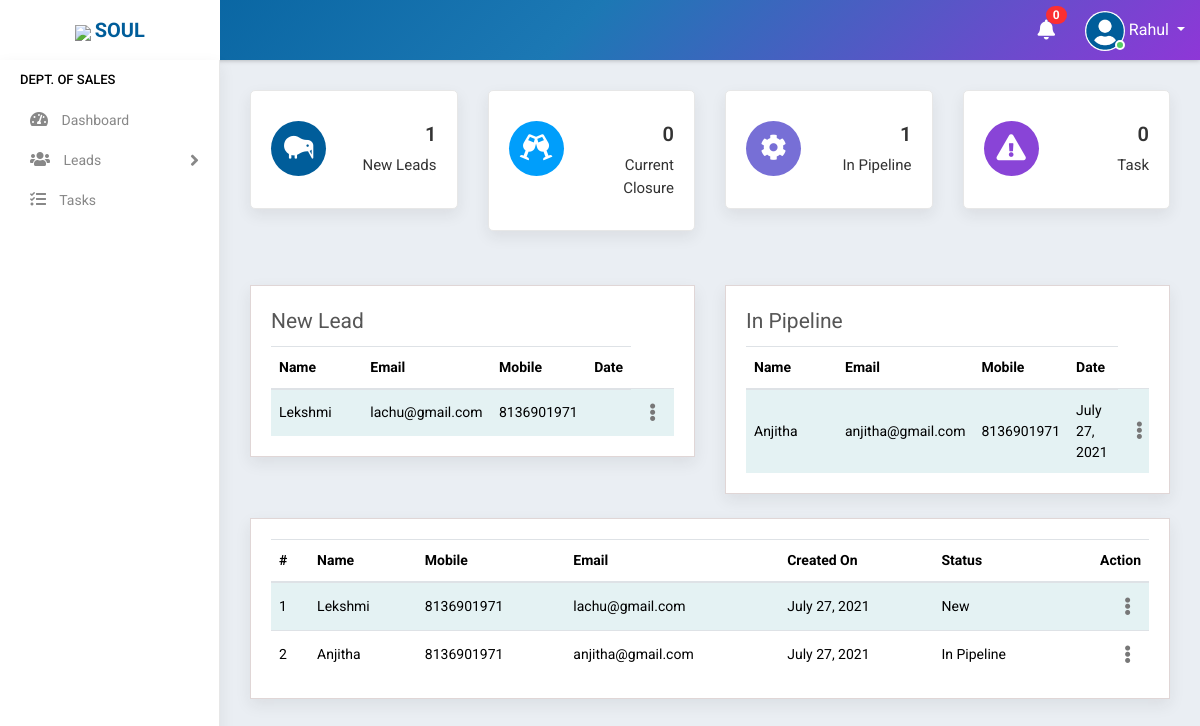
/sales_dashboard/ (signed in), run on an earlier commit of the app's database.
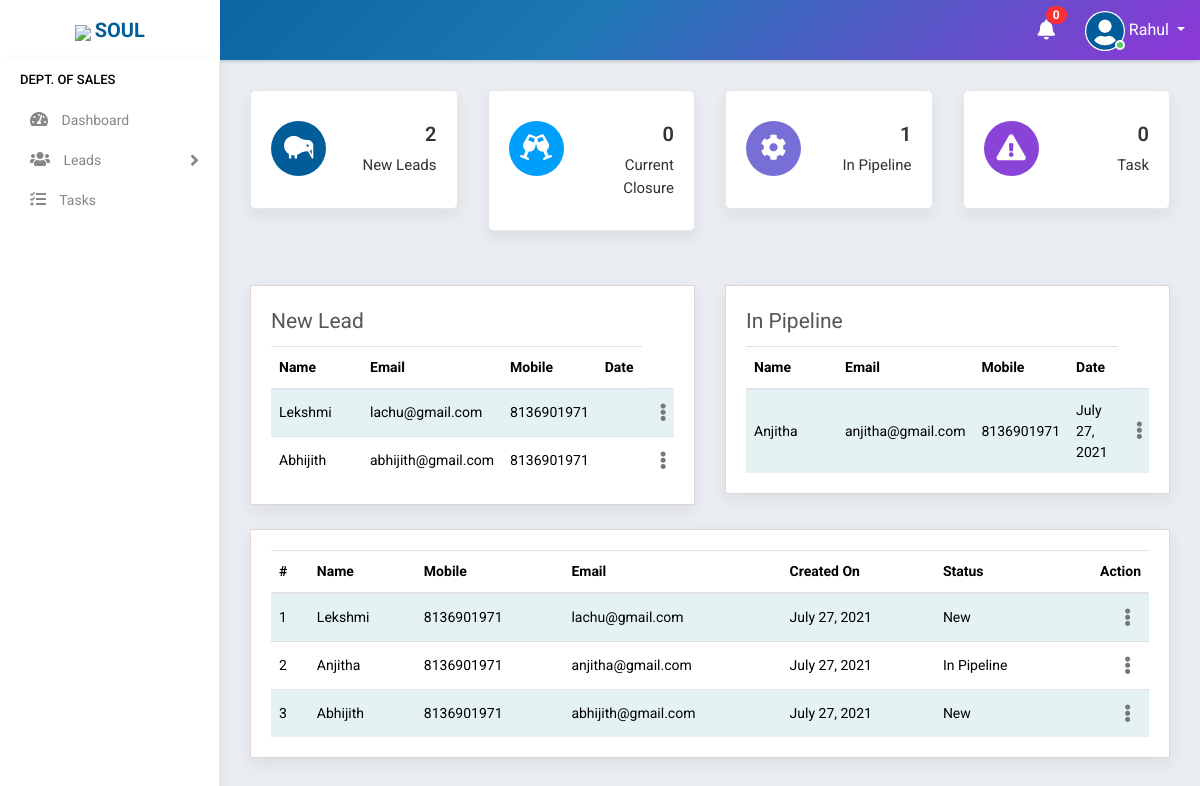
And on a later commit of the database.
### accounts/models.py (models this page shows)
class Lead(models.Model):
    groups = (
    ('New', 'New'),
    ('In Pipeline', 'In Pipeline'),
    ('Converted', 'Converted'),
    ('Lost', 'Lost'),
    ('Not Interested', 'Not Interested'),
    )
    name = models.CharField(max_length=100,null=True, blank=True)
    email = models.EmailField(max_length=200,null=True,blank=True)
    mobile = models.CharField(max_length=10,null=True,blank=True)
    generator = models.ForeignKey(Staff,on_delete=models.PROTECT, blank=True,null=True,limit_choices_to={'stype':"2"})
    created_on = models.DateField(auto_now_add=True, null=True, blank=True)
    status = models.CharField(max_length=100,null=True, blank=True,choices=groups,default="New")
    def __str__(self):
        return self.name

### accounts/views.py (the view)
# urls.py: path('sales_dashboard/', SalesDashboard.as_view(),name='sales_dashboard'),
class SalesDashboard(View):
    def get(self, request):
        user=request.user
        if user.is_authenticated:
            try:
                s= Staff.objects.get(user=user)
                if s.stype =="2":
                    note = Notification.objects.filter(receiver=user).filter(status="Not Read").order_by('-datetime')
                    no_count = note.count()
                    new = Lead.objects.filter(status="New").filter(generator=s)
                    new_count = new.count()
                    pipe = Lead.objects.filter(status="In Pipeline").filter(generator=s)
                    pipe_count = pipe.count()
                    lead = Lead.objects.filter(generator=s).order_by('-created_on')
                    print(lead)
                    closure = Lead.objects.filter(status="Converted").filter(generator=s).filter(created_on__month__gte=date.today().month-1)
                    closure_count = closure.count()
                    return render(request,'accounts/sales_dashboard.html',{'lead':lead,'closure_count':closure_count,'s':s,'no_count':no_count,'note':note,'new':new,'new_count':new_count,'pipe':pipe,'pipe_count':pipe_count})
                else:
                    return redirect('home')
            except:
                return redirect('home')
        else:
            return redirect('logout')

### accounts/templates/accounts/sales_dashboard.html (shortened to what this page needs)
{% extends 'accounts/main.html' %}
    {% block content %}
<div class="main-wrapper">
    {% include 'accounts/navbar.html' %}
    {% include 'accounts/sidebar_sales.html' %}
    <div class="page-wrapper">
        <div class="content container-fluid">
            {% include 'accounts/status_main_sales.html' %}
            <div class="row mt-4">
                {% include 'accounts/mini/new_lead.html' %}
                {% include 'accounts/mini/in_pipeline.html' %}
            </div>
            <div class="content-page">
                {% include 'accounts/mini/lead_register.html' %}
            </div>
        </div>
    </div>
</div>
{% endblock %}

### accounts/templates/accounts/mini/new_lead.html (shortened to what this page needs)
<div class="col-lg-6">
    <div class="content-page">
        <div class="row">
            <div class="col-md-12">
                <div class="page-title mb-2">
                    New Lead
                </div>
                <div class="table-responsive">
                    <table class="table table-striped custom-table">
                        <thead>
                            <tr>
                                <th style="min-width:91px;">Name</th>
                                <th style="min-width:50px;">Email</th>
                                <th style="min-width:50px;">Mobile</th>
                                <th class="text-right">Date</th>
                            </tr>
                        </thead>
                        <tbody>
                            {% for i in new %}
                            <tr>
                                <td>{{i.name}}</td>
                                <td>{{i.email}}</td>
                                <td>{{i.mobile}}</td>
                                <td></td>
                                <td class="text-right">
                                    <div class="dropdown dropdown-action">
                                        <a href="#" class="action-icon dropdown-toggle" data-toggle="dropdown"
                                            aria-expanded="false"><i class="fas fa-ellipsis-v"></i></a>
                                    </div>
                                </td>
                                {% empty %}
                                <td colspan="5"><center><b>No new leads</b></center></td>
                            </tr>
                            {% endfor %}
                        </tbody>
                    </table>
                </div>
            </div>
        </div>
    </div>
</div>

### accounts/templates/accounts/mini/in_pipeline.html (shortened to what this page needs)
<div class="col-lg-6">
    <div class="content-page">
        <div class="row">
            <div class="col-md-12">
                <div class="page-title mb-2">
                    In Pipeline
                </div>
                <div class="table-responsive">
                    <table class="table table-striped custom-table">
                        <thead>
                            <tr>
                                <th style="min-width:91px;">Name</th>
                                <th style="min-width:50px;">Email</th>
                                <th style="min-width:50px;">Mobile</th>
                                <th style="min-width:50px;">Date</th>
                            </tr>
                        </thead>
                        <tbody>
                            {% for i in pipe %}
                            <tr>
                                <td>{{i.name}}</td>
                                <td>{{i.email}}</td>
                                <td>{{i.mobile}}</td>
                                <td>{{i.created_on}}</td>
                                <td class="text-right">
                                    <div class="dropdown dropdown-action">
                                        <a href="#" class="action-icon dropdown-toggle" data-toggle="dropdown"
                                            aria-expanded="false"><i class="fas fa-ellipsis-v"></i></a>
                                    </div>
                                </td>
                                {% empty %}
                                <td colspan="5"><center><b>No new leads</b></center></td>
                            </tr>
                            {% endfor %}
                        </tbody>
                    </table>
                </div>
            </div>
        </div>
    </div>
</div>

### accounts/templates/accounts/mini/lead_register.html (shortened to what this page needs)
<div class="row">
    <div class="col-md-12">
        <div class="table-responsive">
            <table class="table table-striped custom-table">
                <thead>
                    <tr>
                        <th>#</th>
                        <th>Name</th>
                        <th>Mobile</th>
                        <th>Email</th>
                        <th>Created On</th>
                        <th>Status</th>
                        <th class="text-right">Action</th>
                    </tr>
                </thead>
                <tbody>
                    {% for i in lead %}
                    <tr>
                        <td>
                            {{forloop.counter}}
                        </td>
                        <td>{{i.name}}</td>
                        <td>{{i.mobile}}</td>
                        <td>{{i.email}}</td>
                        <td>{{i.created_on}}</td>
                        <td>{{i.status}}</td>
                        <td class="text-right">
                            <div class="dropdown dropdown-action">
                                <a href="#" class="action-icon dropdown-toggle" data-toggle="dropdown"
                                    aria-expanded="false"><i class="fas fa-ellipsis-v"></i></a>
                            </div>
                        </td>
                    </tr>
                    {% endfor %}
                </tbody>
            </table>
        </div>
    </div>
</div>

What changed in the data, as far as the page shows it:
added Lead: name "Abhijith", email "abhijith@gmail.com", mobile "8136901971", created_on "July 27, 2021", status "New"
Also different on the page:
{{ new_count }}: "1" → "2"
